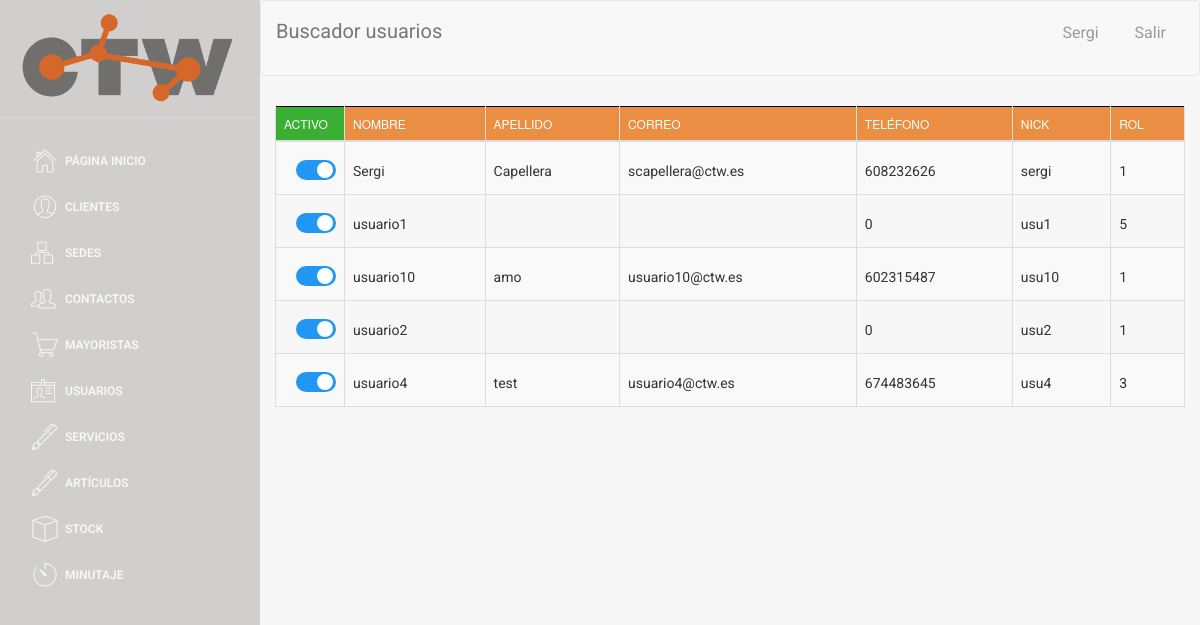
The page /buscador/buscador_usuarios.php (signed in) on the database as committed earlier.
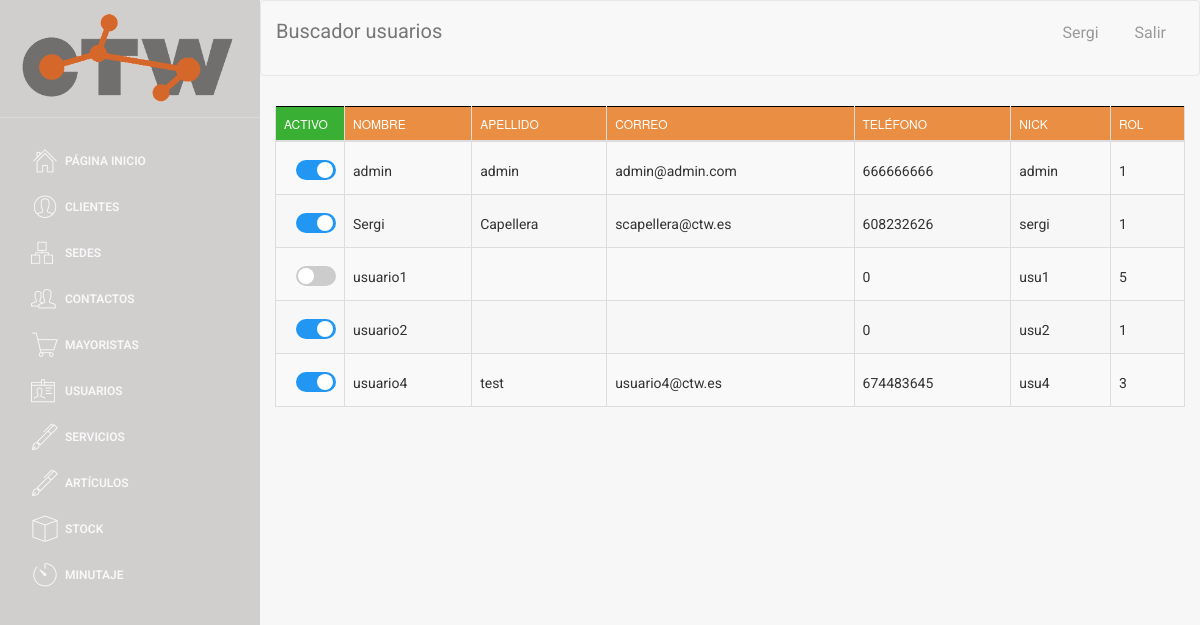
The same page on the database as committed later.
### tables this page shows
CREATE TABLE `USUARIO` (
  `ID_USUARIO` int(4) NOT NULL,
  `nombre` varchar(40) NOT NULL,
  `apellido` varchar(40) NOT NULL,
  `correo` varchar(40) NOT NULL,
  `telefono` int(9) NOT NULL,
  `user` varchar(20) NOT NULL,
  `password` varchar(50) NOT NULL,
  `rol` int(1) NOT NULL,
  `activo` tinyint(1) NOT NULL,
  `imagen` varchar(30) DEFAULT NULL,
  `asignador` tinyint(2) NOT NULL DEFAULT '0'
);

### web/assets/php/selects.php (called while the page is built, shortened)
<?php
function select_all_usuario()
{
    $conn = connect();
    $sql = "SELECT *
    FROM USUARIO
    ORDER BY nombre asc";
    $data = $conn->query($sql);
    return $data;
}

### web/buscador/buscador_usuarios.php (the view, shortened to what this page needs)
    <!doctype html>
<?php
include('../assets/php/selects.php');
include('../assets/php/functions.php');
if($_SESSION["login_done"]==true){
?>
<html lang="en">
<head>
</head>
<body>
<div class="wrapper">
    <div class="sidebar">
        <div class="sidebar-wrapper">
        </div>
    </div>
    <div class="main-panel">
        <nav class="navbar navbar-default navbar-fixed">
            <div class="container-fluid">
                <div class="navbar-header">
                <a class="navbar-brand">Buscador usuarios</a>
            </div>
            <div class="collapse navbar-collapse">
            </div>
        </div>
        </nav>
        <div class="content">
            <div class="container-fluid">
                <div class="row">
                    <div >
                        <div >
                                <table id="buscador_usuario" class="table table-striped table-bordered">
                                    <thead>
                                        <tr>
                                            <th style="background-color: #39AF33; width: 30px;">Activo</th>
                                            <th>Nombre</th>
                                            <th>Apellido</th>
                                            <th>Correo</th>
                                            <th>Teléfono</th>
                                            <th>Nick</th>
                                            <th>Rol</th>
                                        </tr>
                                    </thead>
                                    <tbody>
                                        <?php
                                            $data = select_all_usuario();
                                            if ($data->num_rows > 0) {
                                                 while($row = $data->fetch_assoc()) {
                                                    $pk = $row['ID_USUARIO'];
                                        ?>
                                                    <tr>
                                                        <?php checkbox_usuarios($row['activo'],$row['ID_USUARIO']  )?>
                                                        <td><label style="margin-top: 11px;"><a href="#" class="nombre" data-pk=<?php echo "\"$pk\""; ?>><?php echo $row['nombre']?> </a></label></td>
                                                        <td><label style="margin-top: 11px;"><a href="#" class="apellido" data-pk=<?php echo "\"$pk\""; ?>><?php echo $row['apellido']?> </a></label></td>
                                                        <td><label style="margin-top: 11px;"><a href="#" class="correo" data-pk=<?php echo "\"$pk\""; ?>><?php echo $row['correo']?> </a></label></td>
                                                        <td><label style="margin-top: 11px;"><a href="#" class="telefono" data-pk=<?php echo "\"$pk\""; ?>><?php echo $row['telefono']?> </a></label></td>
                                                        <td><label style="margin-top: 11px;"><a href="#" class="user" data-pk=<?php echo "\"$pk\""; ?>><?php echo $row['user']?> </a></label></td>
                                                        <td><label style="margin-top: 11px;"><a href="#" class="rol" data-pk=<?php echo "\"$pk\""; ?>><?php echo $row['rol']?> </a></label></td>
                                                    </tr>
                                        <?php
                                                 }
                                            } else {
                                                 echo "0 results";
                                            }
                                        ?>
                                    </tbody>
                                </table>
                        </div>
                    </div>
                </div>
            </div>
        </div>
    </div>
</div>
</body>
</html>
<?php
}else{
    echo "false";
    header("location:../index.php");
}
?>

### web/assets/php/functions.php (shortened to what this page needs)
<html>
    <?php
function checkbox_usuarios($activo, $ID_USUARIO)
{
    if ($activo == 0) {
        echo "<td><label style=\"margin-top: 10px; margin-left:12px;\" class=\"switcha\" ><a class=\"checkbox_activo\">&nbsp;0</a><input  type=\"checkbox\" onchange=\" onchange_usuario('$ID_USUARIO', $activo)\"><div  class=\"slider rounda\"></div></label></td>";
    } else {
        echo "<td><label style=\"margin-top: 10px; margin-left:12px;\" class=\"switcha\"><a  class=\"checkbox_activo\">&nbsp;1</a><input  type=\"checkbox\" checked onchange=\" onchange_usuario('$ID_USUARIO', $activo)\" ><div  class=\"slider rounda\"></div></label></td>";
    }
}
?>
</html>

Rows that differ between the two databases and show on the page:
changed usuario: nombre "usuario10" → "admin"; apellido "amo" → "admin"; correo "usuario10@ctw.es" → "admin@admin.com"; telefono "602315487" → "666666666"; user "usu10" → "admin"; moves up the list
changed usuario "usuario1": activo 1 → 0 (drawn)
